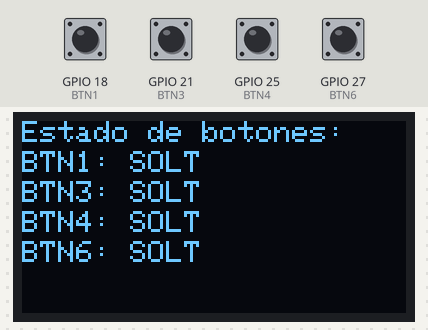
A sketch run on a simulated ESP32. Shown: 128×64 one-colour display. The test bench sets the inputs (shaded band); at power-on: GPIO 18 (BTN1), GPIO 21 (BTN3), GPIO 25 (BTN4), GPIO 27 (BTN6) HIGH. What the sketch prints to the serial monitor is not drawn.

Above: at 1.2 s.
1.3 s: GPIO 18 (BTN1) pulled LOW for 0.15 s
At 1.46 s:
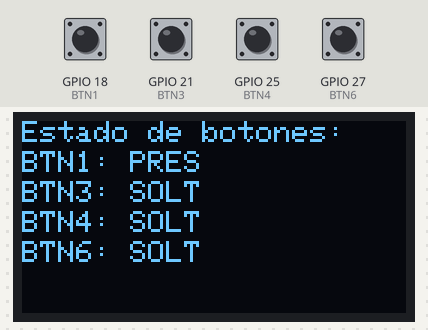
3.0 s: GPIO 21 (BTN3) pulled LOW for 0.15 s
At 3.15 s:
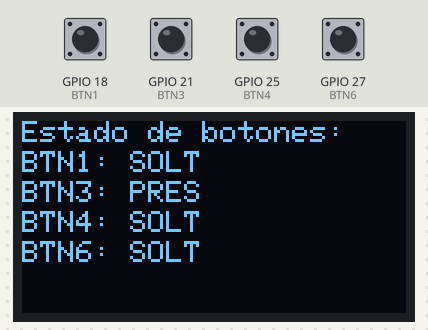
4.7 s: GPIO 25 (BTN4) pulled LOW for 0.15 s
At 4.85 s:
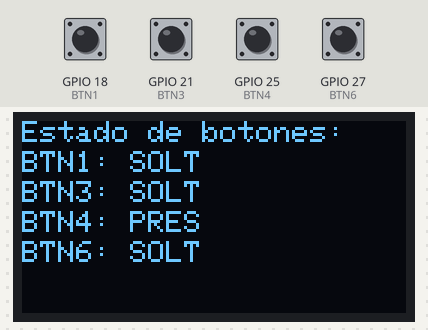
6.4 s: GPIO 27 (BTN6) pulled LOW for 0.15 s
At 6.55 s:
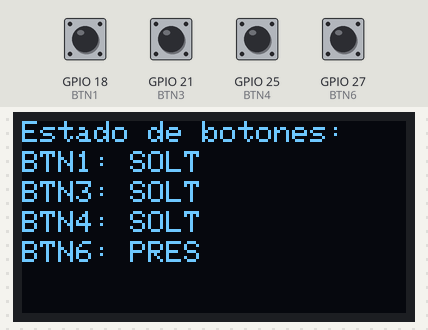
8.1 s: GPIO 18 (BTN1) driven LOW and GPIO 21 (BTN3) driven LOW and GPIO 25 (BTN4) driven LOW and GPIO 27 (BTN6) driven LOW
At 9.4 s:
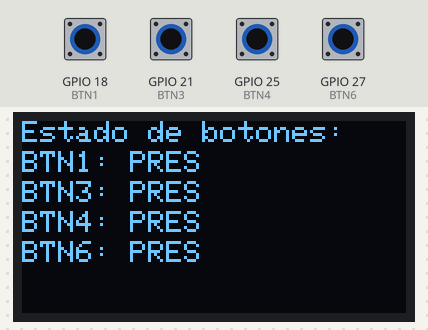
9.7 s: GPIO 18 (BTN1) driven HIGH
At 10.8 s:
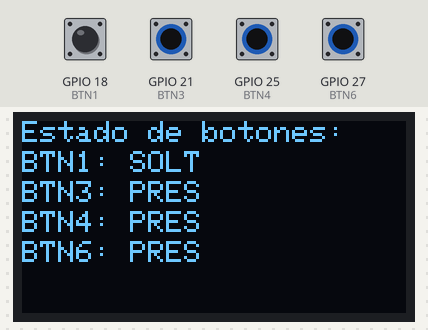
Timing chart, 0 to 12.2 s (numbered marks = the images above; inputs shaded):
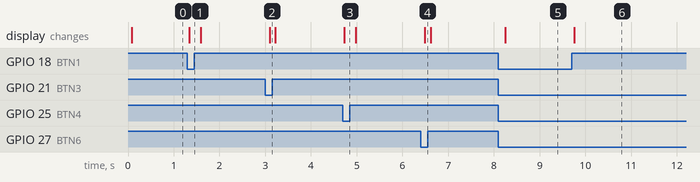

Measured:
- after the input at 1.3 s, the display: changes at once (image 1)
- after the input at 3.0 s, the display: changes after 0.10 s (image 2)
- after the input at 4.7 s, the display: changes at once (image 3)
- after the input at 6.4 s, the display: changes after 0.09 s (image 4)
- after the input at 8.1 s, the display: changes after 0.15 s (image 5)
- after the input at 9.7 s, the display: changes after 0.06 s (image 6)

The sketch:

buttons.ino
```cpp
#include <Wire.h>
#include <Adafruit_SSD1306.h>
#include <Adafruit_GFX.h>

// Definiciones para la pantalla OLED
#define SCREEN_WIDTH 128
#define SCREEN_HEIGHT 64
#define OLED_RESET -1
Adafruit_SSD1306 display(SCREEN_WIDTH, SCREEN_HEIGHT, &Wire, OLED_RESET);

// Definiciones para botones
#define BTN1 18
#define BTN3 21
#define BTN4 25
#define BTN6 27

// LEDS
#define LED1 19
#define LED2 26

// Variables de estado
int btnState1 = 0, btnState3 = 0, btnState4 = 0, btnState6 = 0;
int lastBtnState1 = 1, lastBtnState3 = 1, lastBtnState4 = 1, lastBtnState6 = 1;  // Inicialmente en HIGH porque INPUT_PULLUP

void setup() {
  Serial.begin(115200);
  Wire.begin(22, 23);

  if (!display.begin(SSD1306_SWITCHCAPVCC, 0x3C)) {
    Serial.println("Error al inicializar pantalla OLED");
    while (true);
  }

  // Inicializar pantalla
  display.clearDisplay();
  display.display();

  // Configurar pines
  pinMode(BTN1, INPUT_PULLUP);
  pinMode(BTN3, INPUT_PULLUP);
  pinMode(BTN4, INPUT_PULLUP);
  pinMode(BTN6, INPUT_PULLUP);
}

void loop() {
  display.clearDisplay();
  display.setTextSize(1);
  display.setTextColor(SSD1306_WHITE);
  display.setCursor(0, 0);
  display.println("Estado de botones:");

  // Leer estado de cada botón
  btnState1 = digitalRead(BTN1);
  btnState3 = digitalRead(BTN3);
  btnState4 = digitalRead(BTN4);
  btnState6 = digitalRead(BTN6);

  // BTN1
  if (btnState1 == LOW && lastBtnState1 == HIGH) {
    Serial.println("BTN1 presionado");
    // Implementar acción para BTN1
  }
  lastBtnState1 = btnState1;
  display.setCursor(0, 10);
  display.print("BTN1: ");
  display.println(btnState1 == LOW ? "PRES" : "SOLT");

  // BTN3
  if (btnState3 == LOW && lastBtnState3 == HIGH) {
    Serial.println("BTN3 presionado");
    // Implementar acción para BTN3
  }
  lastBtnState3 = btnState3;
  display.setCursor(0, 20);
  display.print("BTN3: ");
  display.println(btnState3 == LOW ? "PRES" : "SOLT");

  // BTN4
  if (btnState4 == LOW && lastBtnState4 == HIGH) {
    Serial.println("BTN4 presionado");
    // Implementar acción para BTN4
  }
  lastBtnState4 = btnState4;
  display.setCursor(0, 30);
  display.print("BTN4: ");
  display.println(btnState4 == LOW ? "PRES" : "SOLT");

  // BTN6
  if (btnState6 == LOW && lastBtnState6 == HIGH) {
    Serial.println("BTN6 presionado");
    // Implementar acción para BTN6
  }
  lastBtnState6 = btnState6;
  display.setCursor(0, 40);
  display.print("BTN6: ");
  display.println(btnState6 == LOW ? "PRES" : "SOLT");

  display.display(); // Refrescar la pantalla
  delay(100); // Pequeño delay para evitar rebotes
}
```
